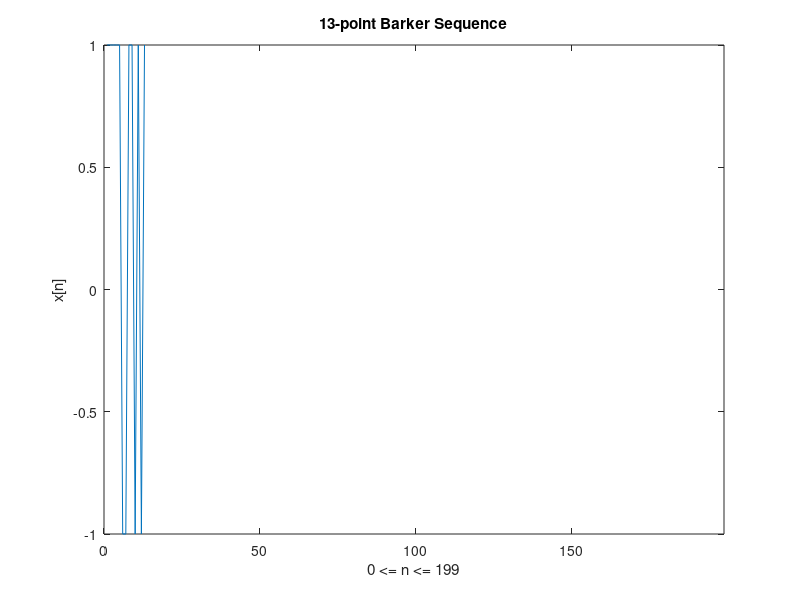
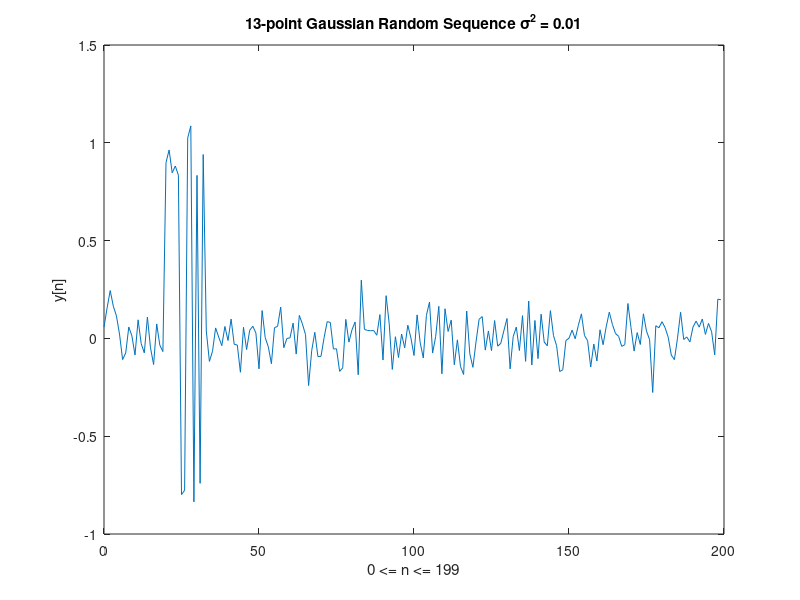
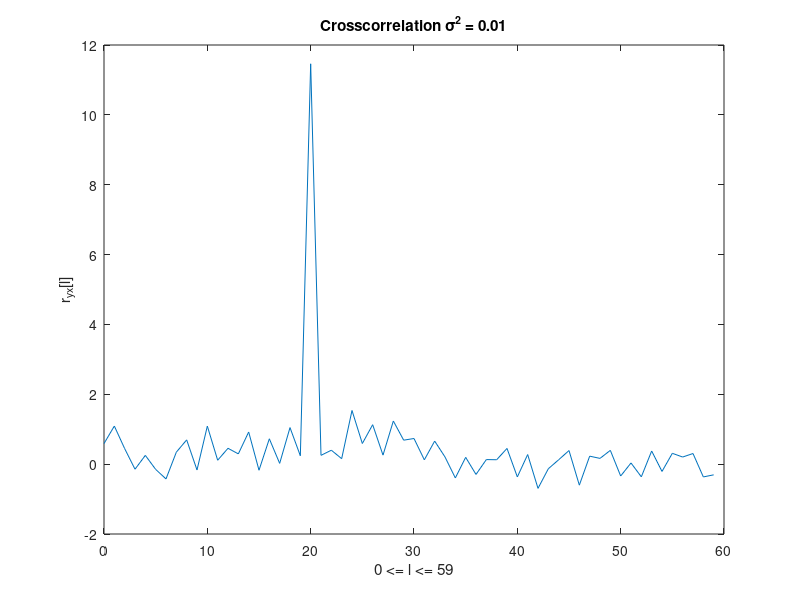
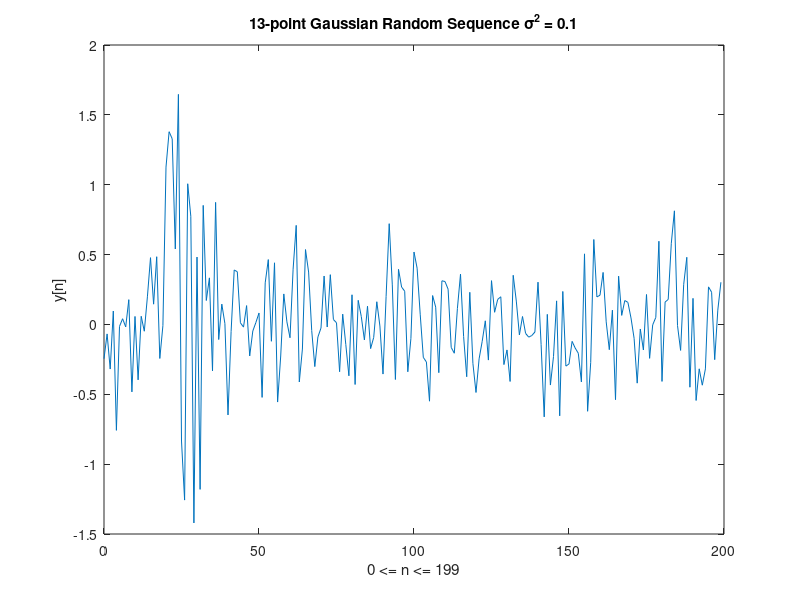

MATLAB code for these plots, in order:
% ECE 538 MATLAB Homework 1

% Problem 2.65

% a) By computing crosscorrelation r_xy(l), one could easily observe the
% 	"spikes" generated by the crosscorrelation function. Each "spike"
%	corresponds to a delay that could be easily observed from the graph
%	as well. 

% b) See attached plots

% close all figures
close all

seq_len = 13;
sigma_sq = 0.01;
v = sqrt(sigma_sq) .* randn(1, 200);
D = 20;
x = [1 1 1 1 1 -1 -1 1 1 -1 1 -1 1];
x_d = [zeros(1, D) 1 1 1 1 1 -1 -1 1 1 -1 1 -1 1 zeros(1, 200 - 13 - D)];
a = 0.9;
figure(1);
plot(x);
title('13-point Barker Sequence');
xlabel('0 <= n <= 199');
ylabel('x[n]');
ylim([-1 1]);
xlim([0 199]);
y = a .* x_d + v;
figure(2);
plot(0:199, y);
title('13-point Gaussian Random Sequence \sigma^{2} = 0.01');
xlabel('0 <= n <= 199');
ylabel('y[n]');

% c) From the plot, one can tell the delay D occurs @ l = 20.

r_yx = conv(y, x(end:-1:1));
figure(3);
plot(0:59, r_yx(seq_len:seq_len + 59));
title('Crosscorrelation \sigma^{2} = 0.01');
xlabel('0 <= l <= 59');
ylabel('r_{yx}[l]');

% d) From the plots, one can still estimate the delay D occurs @ l = 20.

sigma_sq_a = 0.1;
sigma_sq_b = 1;

v = sqrt(sigma_sq_a) .* randn(1, 200);
D = 20;
y = a .* x_d + v;
figure(4);
plot(0:199, y);
title('13-point Gaussian Random Sequence \sigma^{2} = 0.1');
xlabel('0 <= n <= 199');
ylabel('y[n]');

r_yx = conv(y, x(end:-1:1));
figure(5);
plot(0:59, r_yx(seq_len:seq_len + 59));
title('Crosscorrelation \sigma^{2} = 0.1');
xlabel('0 <= l <= 59');
ylabel('r_{yx}[l]');
xlim([0 59]);

v = sqrt(sigma_sq_b) .* randn(1, 200);
D = 20;
y = a .* x_d + v;
figure(6);
plot(0:199, y);
title('13-point Gaussian Random Sequence \sigma^{2} = 1');
xlabel('0 <= n <= 199');
ylabel('y[n]');

r_yx = conv(y, x(end:-1:1));
figure(7);
plot(0:59, r_yx(seq_len:seq_len + 59));
title('Crosscorrelation \sigma^{2} = 1');
xlabel('0 <= l <= 59');
ylabel('r_{yx}[l]');
xlim([0 59]);

% e) From the plots, one can estimate the D value to remain @ l = 20.

seq_len = 15;
sigma_sq = 0.01;
v = sqrt(sigma_sq) .* randn(1, 200);
D = 20;
x = [-1 -1 -1 1 1 1 1 -1 1 -1 1 1 -1 -1 1];
x_d = [zeros(1, D) -1 -1 -1 1 1 1 1 -1 1 -1 1 1 -1 -1 1 zeros(1, 200 - 15 - D)];
a = 0.9;
figure(8);
plot(x);
title('15-point Sequence');
xlabel('0 <= n <= 199');
ylabel('x[n]');
ylim([-1 1]);
xlim([0 199]);
y = a .* x_d + v;
figure(9);
plot(0:199, y);
title('15-point Gaussian Random Sequence \sigma^{2} = 0.01');
xlabel('0 <= n <= 199');
ylabel('y[n]');

r_yx = conv(y, x(end:-1:1));
figure(10);
plot(0:59, r_yx(seq_len:seq_len + 59));
title('Crosscorrelation \sigma^{2} = 0.01');
xlabel('0 <= l <= 59');
ylabel('r_{yx}[l]');
xlim([0 59]);

v = sqrt(sigma_sq_a) .* randn(1, 200);
D = 20;
y = a .* x_d + v;
figure(11);
plot(0:199, y);
title('15-point Gaussian Random Sequence \sigma^{2} = 0.1');
xlabel('0 <= n <= 199');
ylabel('y[n]');

r_yx = conv(y, x(end:-1:1));
figure(12);
plot(0:59, r_yx(seq_len:seq_len + 59));
title('Crosscorrelation \sigma^{2} = 0.1');
xlabel('0 <= l <= 59');
ylabel('r_{yx}[l]');
xlim([0 59]);

v = sqrt(sigma_sq_b) .* randn(1, 200);
D = 20;
y = a .* x_d + v;
figure(13);
plot(0:199, y);
title('15-point Gaussian Random Sequence \sigma^{2} = 1');
xlabel('0 <= n <= 199');
ylabel('y[n]');

r_yx = conv(y, x(end:-1:1));
figure(14);
plot(0:59, r_yx(seq_len:seq_len + 59));
title('Crosscorrelation \sigma^{2} = 1');
xlabel('0 <= l <= 59');
ylabel('r_{yx}[l]');
xlim([0 59]);

% f) From the plots, one can still estimate the delay D occurs @ l = 20.

seq_len = 128;
register=[1 0 0 0 0 0 0];
for ri = 1:127,
	x(ri) = register(1, 7);
	register(2:7) = register(1:6);
	register(1, 1) = rem((register(1, 1) + x(1, ri)), 2);
end
x = 2 * x - 1;

figure(15);
plot(x);
xlim([0 199]);
title('127-point Sequence from 7-Stage Feedback Shift Register');
xlabel('0 <= n <= 199');
ylabel('x[n]');

x_d = [zeros(1, D) x(1:127) zeros(1, 200 - 127 - D)];

v = sqrt(sigma_sq) .* randn(1, 200);
v_a = sqrt(sigma_sq_a) .* randn(1, 200);
v_b = sqrt(sigma_sq_b) .* randn(1, 200);

y = a .* x_d + v;
y_a = a .* x_d + v_a;
y_b = a .* x_d + v_b;

figure(16);
plot(0:199, y);
title('127-point Gaussian Random Sequence \sigma^{2} = 0.01');
xlabel('0 <= n <= 199');
ylabel('y[n]');

r_yx = conv(y, x(end:-1:1));
figure(17);
plot(0:59, r_yx(seq_len - 1:seq_len - 1 + 59));
title('Crosscorrelation \sigma^{2} = 0.01');
xlabel('0 <= l <= 59');
ylabel('r_{yx}[l]');
xlim([0 59]);

figure(18);
plot(0:199, y_a);
title('127-point Gaussian Random Sequence \sigma^{2} = 0.1');
xlabel('0 <= n <= 199');
ylabel('y[n]');

r_yx = conv(y_a, x(end:-1:1));
figure(19);
plot(0:59, r_yx(seq_len - 1:seq_len - 1 + 59));
title('Crosscorrelation \sigma^{2} = 0.1');
xlabel('0 <= l <= 59');
ylabel('r_{yx}[l]');
xlim([0 59]);

figure(20);
plot(0:199, y_b);
title('127-point Gaussian Random Sequence \sigma^{2} = 1');
xlabel('0 <= n <= 199');
ylabel('y[n]');

r_yx = conv(y_b, x(end:-1:1));
figure(21);
plot(0:59, r_yx(seq_len - 1:seq_len - 1 + 59));
title('Crosscorrelation \sigma^{2} = 1');
xlabel('0 <= l <= 59');
ylabel('r_{yx}[l]');
xlim([0 59]);
